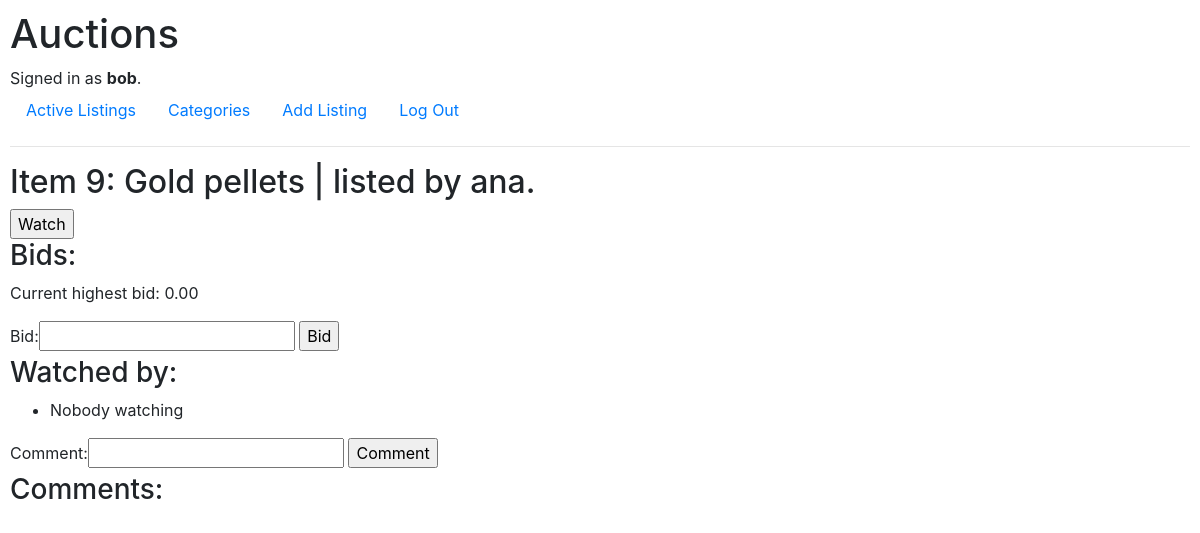
The page /item/9 (signed in) on the database as committed earlier.
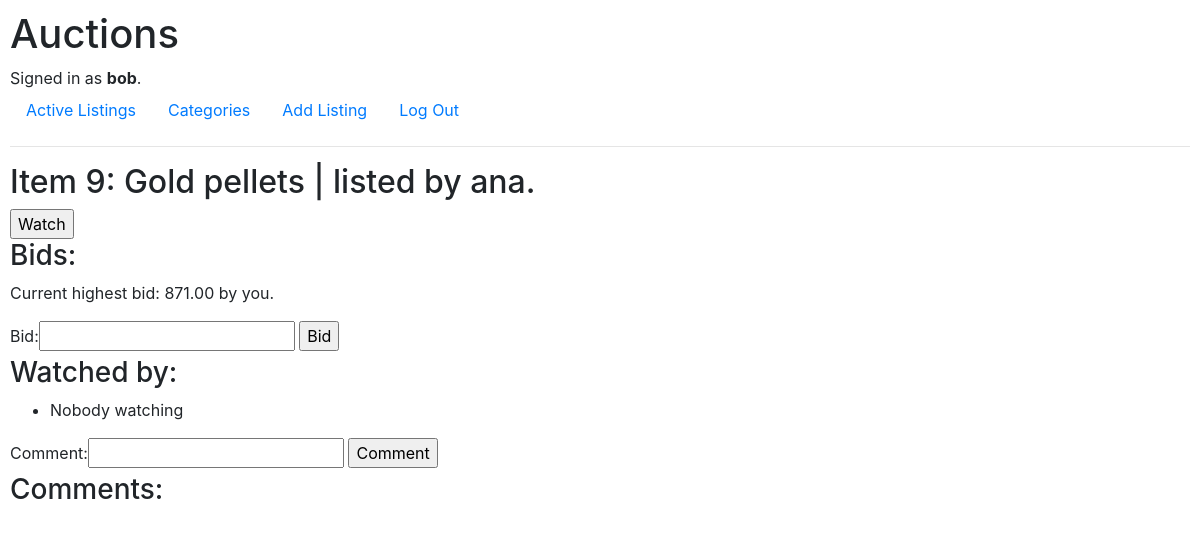
The same page on the database as committed later.
### auctions/models.py (models this page shows, shortened)
class Listing(models.Model):
    user = models.ForeignKey(User, on_delete=models.CASCADE, related_name='listings')
    category = models.ForeignKey(Category, on_delete=models.CASCADE, related_name='listings', default=1)
    title = models.CharField(max_length=32)
    description = models.CharField(max_length=640, blank=True)
    image_url = models.URLField(max_length=200, blank=True)
    start_bid = models.DecimalField(max_digits=7, decimal_places=2)
    current_price = models.DecimalField(max_digits=7, decimal_places=2)
    closed = models.BooleanField(default=False)

class User(AbstractUser):
    listing = models.ManyToManyField('Listing', blank=True, related_name='watchers')

### auctions/views.py (the view)
# urls.py: path('item/<int:item_id>', views.item, name='item'),
@login_required(login_url='/login')
def item(request, item_id):
    item = Listing.objects.get(pk=item_id)
    bid = Bid.objects.filter(listing=item_id).order_by('-bid').first()
    comments = Comment.objects.filter(listing=item_id)
    watchers = item.watchers.all()
    if item.watchers.filter(username=request.user):
        watching = True
    else:
        watching = False
    if request.method == 'POST':
        if request.POST['action'] == 'Bid':
            form_bid = NewBid(request.POST)
            if form_bid.is_valid():
                if form_bid.cleaned_data['bid'] <= item.current_price:
                    messages.error(request, f"Your bid needs to be at least {item.current_price} high.")
                    return render(request, 'auctions/item.html', {
                        'item': item,
                        'bid': bid,
                        'form_bid': form_bid,
                        'comments': comments,
                        'form_comment': NewComment(),
                })
                else:
                    new_bid = Bid()
                    new_bid.bid = form_bid.cleaned_data['bid']
                    new_bid.listing = item
                    new_bid.user = request.user
                    new_bid.save()
                    item.current_price = form_bid.cleaned_data['bid']
                    item.save()
        elif request.POST['action'] == 'Comment':
            form_comment = NewComment(request.POST)
            if form_comment.is_valid():
                new_comment = Comment()
                new_comment.comment = form_comment.cleaned_data['comment']
                new_comment.listing = item
                new_comment.user = request.user
                new_comment.save()
        elif request.POST['action'] == 'Close':
            item.closed = True
            item.save()
        return HttpResponseRedirect(reverse('item', args=(item_id, )))
    else:
        if item.closed:
            return render(request, 'auctions/item_closed.html', {
            'item': item,
            'bid': bid,
            'comments': comments,
            })
        else:
            return render(request, 'auctions/item.html', {
                'item': item,
                'watchers': watchers,
                'watching': watching,
                'bid': bid,
                'comments': comments,
                'form_bid': NewBid(),
                'form_comment': NewComment()
            })

### auctions/forms.py
class NewBid(forms.Form):
  bid = forms.DecimalField(max_digits=7, decimal_places=2)

class NewComment(forms.Form):
  comment = forms.CharField(max_length=550)

### auctions/templates/auctions/item.html (shortened to what this page needs)
{% extends "auctions/layout.html" %}
{% block body %}
<h2>Item {{ item.id }}: {{ item.title }} | listed by {{ item.user }}.</h2>
{% block status %}
{% if item.user == user %}
	<form method="post">
  		{% csrf_token %}
  		<input type="submit" name="action" value="Close">
	</form>
{% else %}
	<form action="{% url 'watch' item.id %}" method="post">
		{% if watching %}
		<input type="submit" name="action" value="Unwatch">
		{% else %}
		<input type="submit" name="action" value="Watch">
		{% endif %}
	</form>
{% endif %}
<h3>Bids:</h3>
<p>Current highest bid: {{ item.current_price }}
  {% if bid.user == user %} by you. {% endif %}
</p>
<form method="post">
  {{ form_bid }}
  <input type="submit" name="action" value="Bid">
</form>
<h3>Watched by:</h3>
<ul>
	{% for watcher in watchers %}
		<li>{{ watcher }}</li>
	{% empty %}
		<li>Nobody watching</li>
	{% endfor %}
</ul>
<form method="post">
	{{ form_comment }}
	<input type="submit" name="action" value="Comment">
  </form>
{% endblock %}
<h3>Comments:</h3>
{% endblock %}

Rows that differ between the two databases and show on the page:
changed Listing "Gold pellets": current_price "0.00" → "871.00"
Other text that changed with them:
text now shown: "by you."
